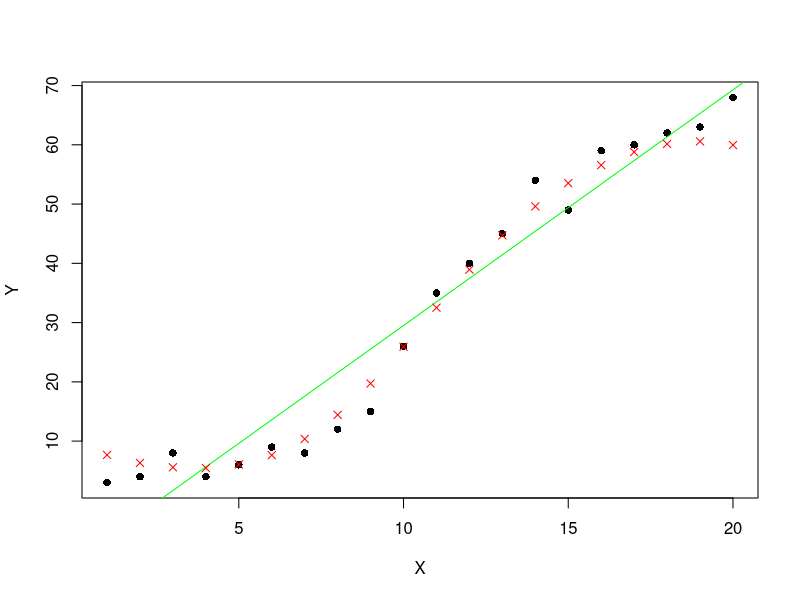
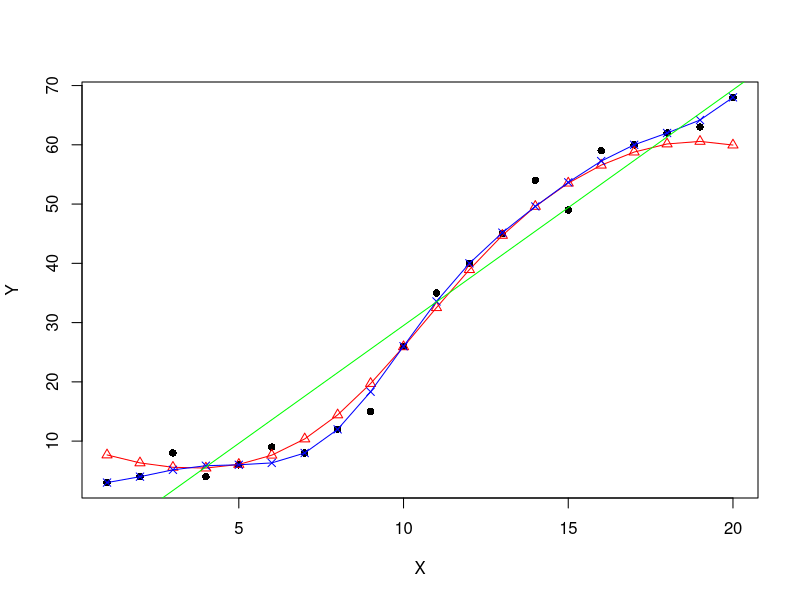

These charts were generated, in order, by the following R code:
###### Step 1 ---- Linear Regression Model
# Load the data from csv file
data <- read.csv(file = "regression.csv",sep = ",", header = T)

plot(data, pch = 16)

# create a linear regression model 
linear_regression_model <- lm(Y ~ X, data)

# add the fitted line
abline(linear_regression_model, col = "green")

# display the predictions
predicted_Y <- predict(linear_regression_model, data)

# compute RMSE (root mean square error)
rmse <- function(error){
  sqrt(mean(error^2))
}

error <- linear_regression_model$residuals # same as data$Y - predicted_Y
predictionRMSE <- rmse(error)
predictionRMSE


####### Step 2 ------ Support Vector Regression
# SVR Model

if(require(e1071)){
  model <- svm(Y ~ X, data)
  svr_predicted_Y <- predict(model, data)
  
  points(data$X, svr_predicted_Y, col = "red", pch = 4)

  # compute error
  error <- data$Y - svr_predicted_Y
  svr_prediction_rmse <- rmse(error) # 3.157061
  
  # okay now let's improve the performance by tuning
  tune_result <- tune(svm, Y ~ X, data = data, ranges = list(epsilon = seq(0, 1, 0.1), cost = 2^(2:9)))
  print(tune_result)
  # plot(tune_result)
  
  # draw the second tuning graph
  tune_result <- tune(svm, Y ~ X, data = data, ranges = list(epsilon = seq(0, 1, 0.2), cost = 2^(2:9)))
  print(tune_result)
  # plot(tune_result)
  
  
  plot(data, pch = 16)
  tuned_model <- tune_result$best.model
  predicted_tuned_model_Y <- predict(tuned_model, data)
  
  points(data$X, svr_predicted_Y, col = "red", pch = 2)
  lines(data$X, svr_predicted_Y, col = "red", pch = 2)
  
  points(data$X, predicted_tuned_model_Y, col = "blue", pch = 4)
  lines(data$X, predicted_tuned_model_Y, col = "blue", pch = 4)
  
  error <- data$Y - predicted_tuned_model_Y
  
  tuned_RMSE <- rmse(error)
  
  
  # now trying to find the functions coefficients 
  # y = w * x + b
  # Extract the coefficients (weights)
  weights <- tuned_model$coefs
  
  # Extract the intercept (bias)
  b <- tuned_model$rho  # Intercept term
  
  # but how we will convert hyperplane into a function with weight and bias values ???
  
  
}
svr_prediction_rmse


# linear regression line
abline(linear_regression_model, col = "green")











